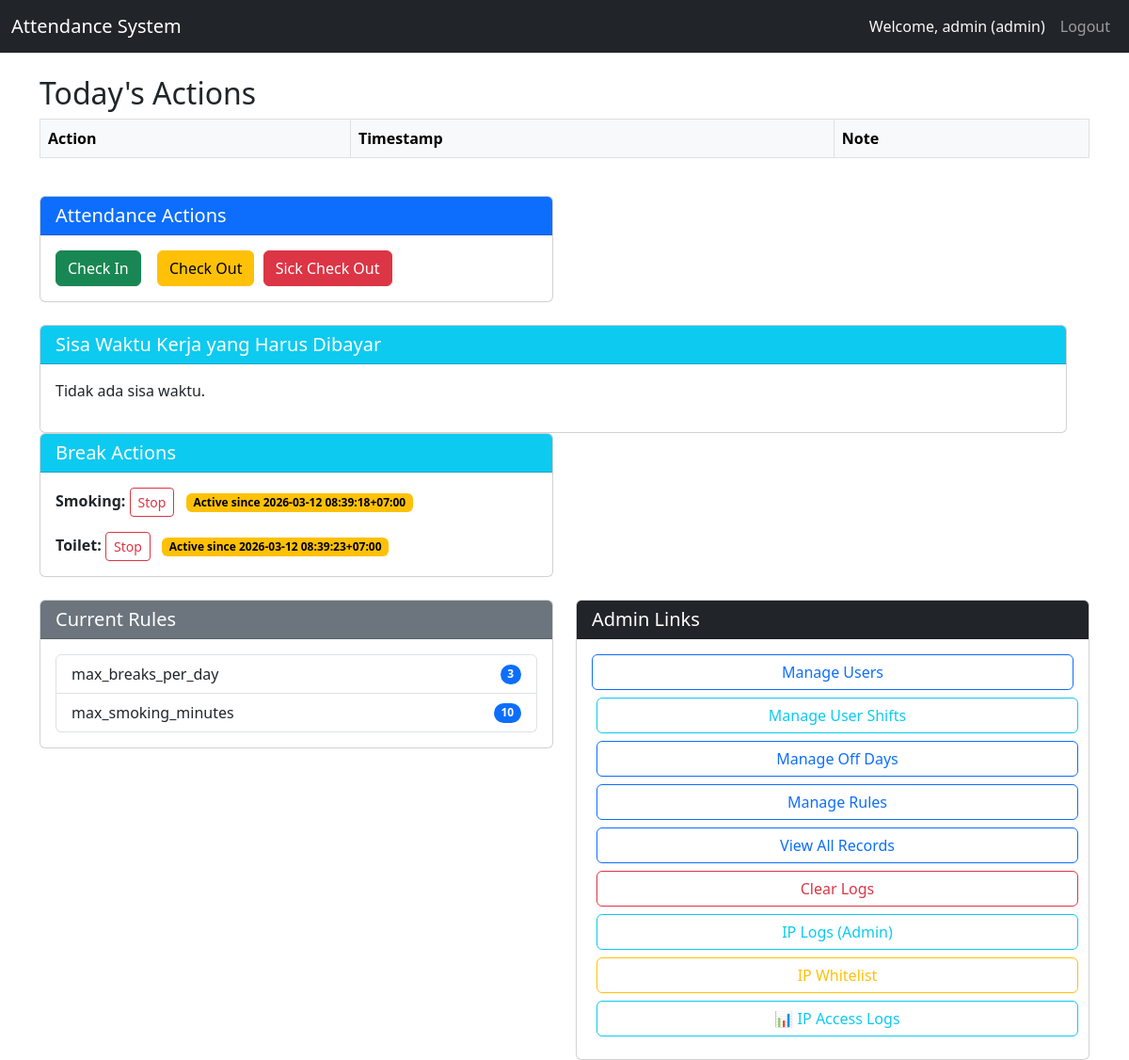
The app's page /dashboard (signed in) with its own data.
### tables this page shows
CREATE TABLE rules (
                    id INTEGER PRIMARY KEY AUTOINCREMENT,
                    rule_name TEXT UNIQUE NOT NULL,
                    value TEXT NOT NULL
                );

### app.py (the view)
@app.route('/dashboard')
@login_required
def dashboard():
    try:
        user_id = session['user_id']
        role = session['role']
        now = now_local()
        today = now.strftime('%Y-%m-%d')
        check_ins = query_db('''SELECT action, timestamp, note FROM attendance
                                WHERE user_id = ? AND DATE(timestamp) = ?
                                ORDER BY timestamp''', [user_id, today])
        breaks_today = query_db('''SELECT break_type, start_time, end_time, duration, note FROM breaks
                                   WHERE user_id = ? AND DATE(start_time) = ?
                                   ORDER BY start_time''', [user_id, today])
        rules = query_db('SELECT rule_name, value FROM rules')
        max_smoking = 10
        for r in rules:
            if r['rule_name'] == 'max_smoking_minutes':
                try:
                    max_smoking = int(r['value'])
                except:
                    pass
                break
        active_smoking = get_active_break(user_id, 'smoking')
        active_toilet = get_active_break(user_id, 'toilet')
        user_debt = get_user_debt(user_id)
        return render_template('dashboard.html',
                               records=check_ins,
                               breaks=breaks_today,
                               rules=rules,
                               role=role,
                               active_smoking=active_smoking,
                               active_toilet=active_toilet,
                               user_debt=user_debt,
                               max_smoking=max_smoking)
    except Exception as e:
        app.logger.error(f"Error in dashboard route: {str(e)}")
        flash('An error occurred loading dashboard.', 'danger')
        return redirect(url_for('logout'))

### app.py (called while the page is built)
def now_local():
    return datetime.now(TIMEZONE)

def get_db():
    if DATABASE_URL and DATABASE_URL.startswith('postgres'):
        if not hasattr(g, '_database'):
            g._database = psycopg2.connect(DATABASE_URL, cursor_factory=RealDictCursor)
        return g._database
    else:
        db = getattr(g, '_database', None)
        if db is None:
            db = g._database = sqlite3.connect('attendance.db')
            db.row_factory = sqlite3.Row
        return db

@app.teardown_appcontext
def close_connection(exception):
    db = getattr(g, '_database', None)
    if db is not None:
        db.close()

def query_db(query, args=(), one=False):
    try:
        conn = get_db()
        if DATABASE_URL and DATABASE_URL.startswith('postgres'):
            cur = conn.cursor()
            cur.execute(query.replace('?', '%s'), args)
            rv = cur.fetchall()
            cur.close()
            return (rv[0] if rv else None) if one else rv
        else:
            cur = conn.execute(query, args)
            rv = cur.fetchall()
            cur.close()
            return (rv[0] if rv else None) if one else rv
    except Exception as e:
        app.logger.error(f"Database query error: {str(e)}")
        raise

def get_active_break(user_id, break_type):
    try:
        row = query_db('''SELECT * FROM breaks
                           WHERE user_id = ? AND break_type = ? AND end_time IS NULL
                           ORDER BY start_time DESC LIMIT 1''',
                        [user_id, break_type], one=True)
        if row:
            row_dict = dict(row)
            start_naive = datetime.strptime(row_dict['start_time'], '%Y-%m-%d %H:%M:%S')
            row_dict['start_time'] = TIMEZONE.localize(start_naive)
            return row_dict
        return None
    except Exception as e:
        app.logger.error(f"Error in get_active_break: {str(e)}")
        return None

def get_user_debt(user_id):
    try:
        row = query_db('SELECT owed_minutes FROM user_debt WHERE user_id = ?', [user_id], one=True)
        return row['owed_minutes'] if row else 0
    except Exception as e:
        app.logger.error(f"Error in get_user_debt: {str(e)}")
        return 0

def login_required(f):
    @wraps(f)
    def decorated_function(*args, **kwargs):
        if 'user_id' not in session:
            flash('Please log in first.', 'warning')
            return redirect(url_for('login'))
        return f(*args, **kwargs)
    return decorated_function

### templates/dashboard.html (shortened to what this page needs)
<!DOCTYPE html>
<html lang="en">
<head>
    <link href="https://cdn.jsdelivr.net/npm/bootstrap@5.3.0/dist/css/bootstrap.min.css" rel="stylesheet">
    <link rel="stylesheet" href="{{ url_for('static', filename='style.css') }}">
</head>
<body>
    <nav class="navbar navbar-expand-lg navbar-dark bg-dark">
        <div class="container-fluid">
            <a class="navbar-brand" href="#">Attendance System</a>
            <div class="collapse navbar-collapse" id="navbarNav">
                <ul class="navbar-nav ms-auto">
                    <li class="nav-item">
                        <span class="nav-link text-light">Welcome, {{ session.username }} ({{ session.role }})</span>
                    </li>
                    <li class="nav-item">
                        <a class="nav-link" href="{{ url_for('logout') }}">Logout</a>
                    </li>
                </ul>
            </div>
        </div>
    </nav>
    <div class="container mt-4">
        <div class="row">
            <div class="col-md-12">
                <h2>Today's Actions</h2>
                <div class="table-responsive">
                    <table class="table table-bordered table-hover">
                        <thead class="table-light">
                            <tr>
                                <th>Action</th>
                                <th>Timestamp</th>
                                <th>Note</th>
                            </tr>
                        </thead>
                    </table>
                </div>
            </div>
        </div>
        <div class="row mt-4">
            <div class="col-md-6">
                <div class="card">
                    <div class="card-header bg-primary text-white">
                        <h5 class="mb-0">Attendance Actions</h5>
                    </div>
                    <div class="card-body">
                        <a href="{{ url_for('record_action', action='Check In') }}" class="btn btn-success me-2">Check In</a>
                        <a href="{{ url_for('record_action', action='Check Out') }}" class="btn btn-warning">Check Out</a>
                        <a href="{{ url_for('record_action', action='Sick Check Out') }}" class="btn btn-danger">Sick Check Out</a>
                    </div>
                </div>
            </div>
            <div class="row mt-4">
                <div class="col-md-12">
                    <div class="card">
                        <div class="card-header bg-info text-white">
                            <h5 class="mb-0">Sisa Waktu Kerja yang Harus Dibayar</h5>
                        </div>
                        <div class="card-body">
                            {% if user_debt > 0 %}
                                <h3>{{ user_debt // 60 }} jam {{ user_debt % 60 }} menit</h3>
                            {% else %}
                                <p>Tidak ada sisa waktu.</p>
                            {% endif %}
                        </div>
                    </div>
                </div>
            </div>
            <div class="col-md-6">
                <div class="card">
                    <div class="card-header bg-info text-white">
                        <h5 class="mb-0">Break Actions</h5>
                    </div>
                    <div class="card-body">
                        <div class="mb-3">
                            <strong>Smoking:</strong>
                            {% if not active_smoking %}
                                <form action="{{ url_for('record_action', action='Smoking Start') }}" method="get" class="d-inline">
                                    <button type="submit" class="btn btn-sm btn-outline-secondary">Start</button>
                                    <div class="form-check form-check-inline d-inline-block ms-2">
                                        <input class="form-check-input" type="checkbox" name="phone" value="1" id="phoneSmoking">
                                        <label class="form-check-label" for="phoneSmoking">Using phone</label>
                                    </div>
                                </form>
                            {% else %}
                                <a href="{{ url_for('record_action', action='Smoking Stop') }}" class="btn btn-sm btn-outline-danger">Stop</a>
                                <span class="badge badge-active ms-2">Active since {{ active_smoking.start_time }}</span>
                            {% endif %}
                        </div>
                        <div>
                            <strong>Toilet:</strong>
                            {% if not active_toilet %}
                                <a href="{{ url_for('record_action', action='Toilet Start') }}" class="btn btn-sm btn-outline-secondary">Start</a>
                            {% else %}
                                <a href="{{ url_for('record_action', action='Toilet Stop') }}" class="btn btn-sm btn-outline-danger">Stop</a>
                                <span class="badge badge-active ms-2">Active since {{ active_toilet.start_time }}</span>
                            {% endif %}
                        </div>
                    </div>
                </div>
            </div>
        </div>
        <div class="row mt-4">
            <div class="col-md-6">
                <div class="card">
                    <div class="card-header bg-secondary text-white">
                        <h5 class="mb-0">Current Rules</h5>
                    </div>
                    <div class="card-body">
                        <ul class="list-group">
                            {% for rule in rules %}
                                <li class="list-group-item d-flex justify-content-between align-items-center">
                                    {{ rule.rule_name }}
                                    <span class="badge bg-primary rounded-pill">{{ rule.value }}</span>
                                </li>
                            {% endfor %}
                        </ul>
                    </div>
                </div>
            </div>
            {% if session.role == 'admin' %}
            <div class="col-md-6">
                <div class="card">
                    <div class="card-header bg-dark text-white">
                        <h5 class="mb-0">Admin Links</h5>
                    </div>
                    <div class="card-body">
                        <a href="{{ url_for('users') }}" class="btn btn-outline-primary mb-2 w-100">Manage Users</a>
                        <a href="{{ url_for('user_shifts') }}" class="btn btn-outline-info mb-2 w-100">Manage User Shifts</a>
                        <a href="{{ url_for('off_day') }}" class="btn btn-outline-primary mb-2 w-100">Manage Off Days</a>
                        <a href="{{ url_for('rules') }}" class="btn btn-outline-primary mb-2 w-100">Manage Rules</a>
                        <a href="{{ url_for('records') }}" class="btn btn-outline-primary mb-2 w-100">View All Records</a>
                        <a href="{{ url_for('clear_logs') }}" class="btn btn-outline-danger mb-2 w-100">Clear Logs</a>
                        <a href="{{ url_for('ip.all_ips') }}" class="btn btn-outline-info mb-2 w-100">
                             IP Logs (Admin)</a>
                        <a href="{{ url_for('whitelist_list') }}" class="btn btn-outline-warning mb-2 w-100">
                             IP Whitelist</a>
                        <a href="{{ url_for('admin_ip_logs') }}" class="btn btn-outline-info mb-2 w-100">📊 IP Access Logs</a>
                    </div>
                </div>
            </div>
            {% endif %}
        </div>
    </div>
</body>
</html>

### static/style.css (style rules this page uses)
.badge-active { background-color: #ffc107; color: #000; }
.table-responsive { overflow-x: auto; }
.btn + .btn { margin-left: 5px; }

### records on screen
rules: rule_name "max_breaks_per_day", value "3"
rules: rule_name "max_smoking_minutes", value "10"

### other values on screen
{{ session.username }} "admin"
{{ session.role }} "admin"
{{ active_smoking.start_time }} "2026-03-12 08:39:18+07:00"
{{ active_toilet.start_time }} "2026-03-12 08:39:23+07:00"
